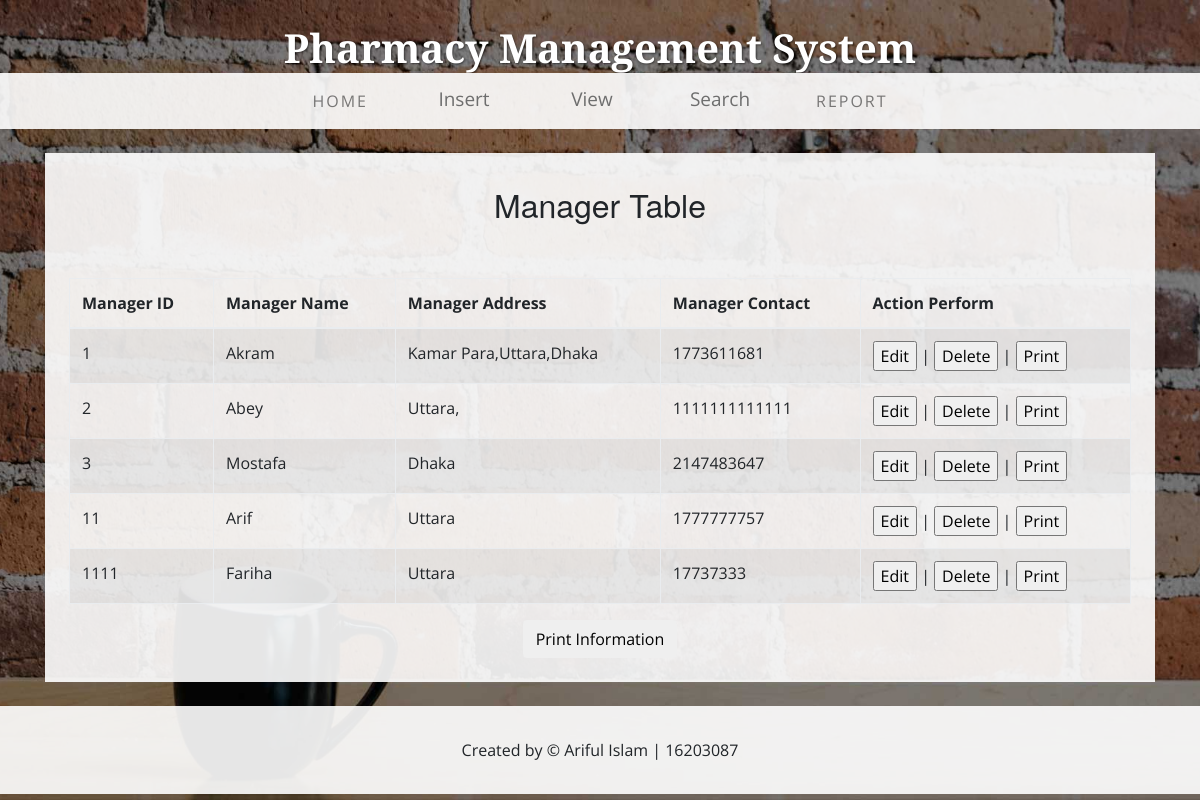
Page /manager_view.php on the committed database.
### tables this page shows
CREATE TABLE `tb_manager` (
  `manager_id` int(10) NOT NULL,
  `manager_name` varchar(15) NOT NULL,
  `manager_phone_no` varchar(15) NOT NULL,
  `manager_address` text NOT NULL
);

### manager_view.php (the view, shortened to what this page needs)
<!DOCTYPE html>
<html lang="en">
  <head>
  <?php
      $username = "root";
      $password = "";
      $host = "localhost";
      $connector = mysqli_connect($host,$username,$password)
          or die("Unable to connect");
      $result = mysqli_query($connector,"SELECT * FROM tb_manager ");
      ?>
    <link href="css/bootstrap.css" rel="stylesheet">
    <link href="css/business-casual.css" rel="stylesheet">
  </head>
  <body>
    <div class="tagline-upper text-center text-heading text-shadow text-white mt-5 d-none d-lg-block">Pharmacy Management System</div>
    <nav class="navbar navbar-expand-lg navbar-light bg-faded py-lg-4">
      <div class="container">
        <div class="collapse navbar-collapse" id="navbarResponsive">
          <ul class="navbar-nav mx-auto">
            <li class="nav-item  px-lg-4">
              <a class="nav-link text-uppercase text-expanded" href="index.php">Home
              </a>
            </li>
            <li class="nav-item px-lg-4 active">
              <ul class="navigation">
					<a class="main" href="insert.php">Insert</a>
				</ul>
            </li>
                        <li class="nav-item px-lg-4">
              <ul class="navigation">
					<a class="main" href="#">View</a>
				</ul>
            </li>
            <li class="nav-item px-lg-4">
              <ul class="navigation">
					<a class="main" href="#">Search</a>
				</ul>
            </li>
			<li class="nav-item px-lg-4">
              <a class="nav-link text-uppercase text-expanded" href="invoice.php">Report</a>
            </li>
          </ul>
        </div>
      </div>
    </nav>
    <div class="container">
		<div class="bg-faded p-4 my-4">
        <div class="panel panel-primary Myback">
            <div class="panel-heading panel-head"><h2><center>Manager Table</center></h2></div>
            <div class="panel-body">
                <table class="table table-bordered table-striped">
                    <thead>
                        <tr>
                            <th>Manager ID</th>
                            <th>Manager Name</th>
                            <th>Manager Address</th>
                            <th>Manager Contact</th>
                            <th>Action Perform</th>
                        </tr>
                    </thead>
                    <tbody>
		<?php
          while( $row = mysqli_fetch_array( $result ) ){
            echo
            "<tr>
              <td id='a".$row['manager_id']."'>{$row['manager_id']}</td>
              <td id='b".$row['manager_id']."'>{$row['manager_name']}</td>
              <td id='c".$row['manager_id']."'>{$row['manager_address']}</td>
              <td id='d".$row['manager_id']."'>{$row['manager_phone_no']}</td>
			  <td>
				<form action='' method='GET'>
					<input type='submit' name=".$row['manager_id']." value='Edit'> |
					<input type='submit' name='delete".$row['manager_id']."' value='Delete' onClick=\"return confirm('Are you sure you want to delete?')\"> |
					<input type='submit' name='print".$row['manager_id']."' value='Print'>
				</form>
			</td>
            </tr>\n";
          }
        ?>
                    </tbody>
                </table>
				<center><a href="managerprint.php"><button class="btn btn-default">Print Information</button></a></center>
            </div>
        </div>
        </div>
      </div>
    <footer class="bg-faded text-center py-5">
      <div class="container">
        <p class="m-0">Created by &copy; Ariful Islam | 16203087</p>
      </div>
    </footer>
  </body>
</html>

### css/business-casual.css (style rules this page uses)
body { font-family: "Open Sans", Helvetica, Arial, sans-serif; background: url('../img/bg.jpg') no-repeat center center fixed; -webkit-background-size: cover; -moz-background-size: cover; background-size: cover; -o-background-size: cover; }
h1, h2, h3, h4, h5, h6, .text-heading { font-family: "Josefin Slab", "Helvetica Neue", Helvetica, Arial, sans-serif; }
.tagline-upper { font-size: 2.5rem; font-weight: 700; line-height: 0; margin-bottom: 25px; }
.text-expanded { letter-spacing: 2px; }
.text-shadow { text-shadow: 1px 1px 2px rgba(0, 0, 0, 0.5); }
.bg-faded { background-color: rgba(255, 255, 255, 0.9); }
.navigation { list-style: none; padding: 0; width: 80px; height: 40px; }
.navigation, .navigation a.main { border-radius: 4px; -webkit-border-radius: 4px; -moz-border-radius: 4px; }
.navigation a.main { display: block; height: 40px; font: 19px/37px "Open Sans", Helvetica, Arial, sans-serif; text-align: center; text-decoration: none; color: #6E6E6E; -webkit-transition: 0.2s ease-in-out; -o-transition: 0.2s ease-in-out; transition: 0.2s ease-in-out; }
.Myback { margin-top:10px; }
.nav-item { z-index:10; }

### rows in the picture
tb_manager: manager_id "1", manager_name "Akram", manager_address "Kamar Para,Uttara,Dhaka", manager_phone_no "1773611681"
tb_manager: manager_id "2", manager_name "Abey", manager_address "Uttara,", manager_phone_no "1111111111111"
tb_manager: manager_id "3", manager_name "Mostafa", manager_address "Dhaka", manager_phone_no "2147483647"
tb_manager: manager_id "11", manager_name "Arif", manager_address "Uttara", manager_phone_no "1777777757"
tb_manager: manager_id "1111", manager_name "Fariha", manager_address "Uttara", manager_phone_no "17737333"
